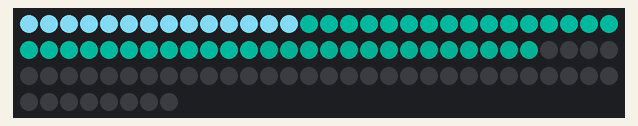
Simulated run of this sketch. Board: Arduino Uno, built with avr-gcc and run on an emulated ATmega328P. Shown: 98 RGB LEDs in strip order, left to right, continuing on the next row.

Above: at 0.3 s.

The sketch:

board_ligh.ino
```cpp
/// @file    Blink.ino
/// @brief   Blink the first LED of an LED strip
/// @example Blink.ino

#include <FastLED.h>

// How many leds in your strip?
#define NUM_LEDS 98

// For led chips like WS2812, which have a data line, ground, and power, you just
// need to define DATA_PIN.  For led chipsets that are SPI based (four wires - data, clock,
// ground, and power), like the LPD8806 define both DATA_PIN and CLOCK_PIN
// Clock pin only needed for SPI based chipsets when not using hardware SPI
#define DATA_PIN 13
// #define CLOCK_PIN 13

// Define the array of leds
CRGB leds[NUM_LEDS];

void setup() {
  // Uncomment/edit one of the following lines for your leds arrangement.
  // ## Clockless types ##
  // FastLED.addLeds<NEOPIXEL, DATA_PIN>(leds, NUM_LEDS);  // GRB ordering is assumed
  // FastLED.addLeds<SM16703, DATA_PIN, RGB>(leds, NUM_LEDS);
  // FastLED.addLeds<TM1829, DATA_PIN, RGB>(leds, NUM_LEDS);
  // FastLED.addLeds<TM1812, DATA_PIN, RGB>(leds, NUM_LEDS);
  // FastLED.addLeds<TM1809, DATA_PIN, RGB>(leds, NUM_LEDS);
  // FastLED.addLeds<TM1804, DATA_PIN, RGB>(leds, NUM_LEDS);
  // FastLED.addLeds<TM1803, DATA_PIN, RGB>(leds, NUM_LEDS);
  // FastLED.addLeds<UCS1903, DATA_PIN, RGB>(leds, NUM_LEDS);
  // FastLED.addLeds<UCS1903B, DATA_PIN, RGB>(leds, NUM_LEDS);
  // FastLED.addLeds<UCS1904, DATA_PIN, RGB>(leds, NUM_LEDS);
  // FastLED.addLeds<UCS2903, DATA_PIN, RGB>(leds, NUM_LEDS);
  // FastLED.addLeds<WS2812, DATA_PIN, GRB>(leds, NUM_LEDS);  // GRB ordering is typical
  // FastLED.addLeds<WS2852, DATA_PIN, RGB>(leds, NUM_LEDS);  // GRB ordering is typical
  // FastLED.addLeds<WS2812B, DATA_PIN, RGB>(leds, NUM_LEDS);  // GRB ordering is typical
  // FastLED.addLeds<GS1903, DATA_PIN, RGB>(leds, NUM_LEDS);
  // FastLED.addLeds<SK6812, DATA_PIN, RGB>(leds, NUM_LEDS);  // GRB ordering is typical
  // FastLED.addLeds<SK6822, DATA_PIN, RGB>(leds, NUM_LEDS);
  // FastLED.addLeds<APA106, DATA_PIN, RGB>(leds, NUM_LEDS);
  // FastLED.addLeds<PL9823, DATA_PIN, RGB>(leds, NUM_LEDS);
  // FastLED.addLeds<SK6822, DATA_PIN, RGB>(leds, NUM_LEDS);
  FastLED.addLeds<WS2811, DATA_PIN, GRB>(leds, NUM_LEDS);
  // FastLED.addLeds<WS2813, DATA_PIN, RGB>(leds, NUM_LEDS);
  // FastLED.addLeds<APA104, DATA_PIN, RGB>(leds, NUM_LEDS);
  // FastLED.addLeds<WS2811_400, DATA_PIN, RGB>(leds, NUM_LEDS);
  // FastLED.addLeds<GE8822, DATA_PIN, RGB>(leds, NUM_LEDS);
  // FastLED.addLeds<GW6205, DATA_PIN, RGB>(leds, NUM_LEDS);
  // FastLED.addLeds<GW6205_400, DATA_PIN, RGB>(leds, NUM_LEDS);
  // FastLED.addLeds<LPD1886, DATA_PIN, RGB>(leds, NUM_LEDS);
  // FastLED.addLeds<LPD1886_8BIT, DATA_PIN, RGB>(leds, NUM_LEDS);
  // ## Clocked (SPI) types ##
  // FastLED.addLeds<LPD6803, DATA_PIN, CLOCK_PIN, RGB>(leds, NUM_LEDS);  // GRB ordering is typical
  // FastLED.addLeds<LPD8806, DATA_PIN, CLOCK_PIN, RGB>(leds, NUM_LEDS);  // GRB ordering is typical
  // FastLED.addLeds<WS2801, DATA_PIN, CLOCK_PIN, RGB>(leds, NUM_LEDS);
  // FastLED.addLeds<WS2803, DATA_PIN, CLOCK_PIN, RGB>(leds, NUM_LEDS);
  // FastLED.addLeds<SM16716, DATA_PIN, CLOCK_PIN, RGB>(leds, NUM_LEDS);
  // FastLED.addLeds<P9813, DATA_PIN, CLOCK_PIN, RGB>(leds, NUM_LEDS);  // BGR ordering is typical
  // FastLED.addLeds<DOTSTAR, DATA_PIN, CLOCK_PIN, RGB>(leds, NUM_LEDS);  // BGR ordering is typical
  // FastLED.addLeds<APA102, DATA_PIN, CLOCK_PIN, RGB>(leds, NUM_LEDS);  // BGR ordering is typical
  // FastLED.addLeds<SK9822, DATA_PIN, CLOCK_PIN, RGB>(leds, NUM_LEDS);  // BGR ordering is typical

  FastLED.setBrightness(255);
}

void loop() {

  //1
  for (int i = 0; i < 14; i++) {
    leds[i] = CRGB(119, 196, 220);
    FastLED.show();
    // delay(100);
  }

  //2
  for (int i = 14; i < 28; i++) {
    leds[i] = CRGB(0, 69, 59);
    FastLED.show();
    // delay(100);
  }

  //3
  for (int i = 28; i < 42; i++) {
    leds[i] = CRGB(0, 69, 59);
    // leds[i] = CRGB(0, 0, 0);
    FastLED.show();
    // delay(100);
  }

  //4
  for (int i = 42; i < 56; i++) {
    leds[i] = CRGB(1, 54, 46);
    FastLED.show();
    // delay(100);
  }

  //5
  for (int i = 56; i < 70; i++) {
    // leds[i] = CRGB(0, 69, 59);
    leds[i] = CRGB(0, 0, 0);
    FastLED.show();
    // delay(100);
  }

}


// void loop() {

//   //1
//   for (int i = 0; i < 14; i++) {
//     leds[i] = CRGB(197, 199, 220);
//     FastLED.show();
//     // delay(100);
//   }

//   //2
//   for (int i = 14; i < 28; i++) {
//     leds[i] = CRGB(197, 199, 220);
//     FastLED.show();
//     // delay(100);
//   }

//   //3
//   for (int i = 28; i < 42; i++) {
//     leds[i] = CRGB(200, 120, 224);
//     FastLED.show();
//     // delay(100);
//   }

//   //4
//   for (int i = 42; i < 56; i++) {
//     leds[i] = CRGB(200, 120, 224);
//     FastLED.show();
//     // delay(100);
//   }

//   //5
//   for (int i = 56; i < 70; i++) {
//     leds[i] = CRGB(202, 120, 227);
//     FastLED.show();
//     // delay(100);
//   }

//   //6
//   for (int i = 70; i < 84; i++) {
//     // FastLED.setBrightness(200);
//     leds[i] = CRGB(173, 98, 199);
//     FastLED.show();
//     // delay(100);
//   }

//   //7
//   for (int i = 84; i < 98; i++) {
//     // FastLED.setBrightness(100);
//     leds[i] = CRGB(142, 75, 156);
//     FastLED.show();
//     // delay(100);
//   }


// }
```
